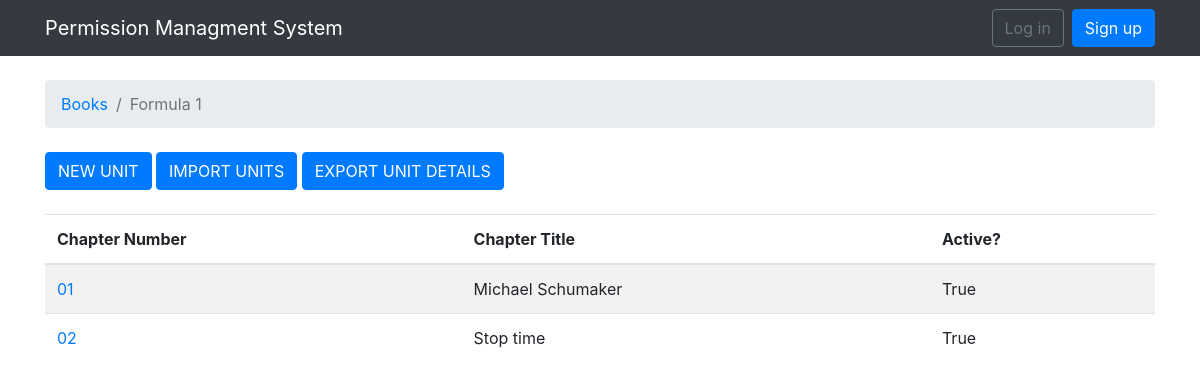
The page /books/18/ on the database as committed earlier.
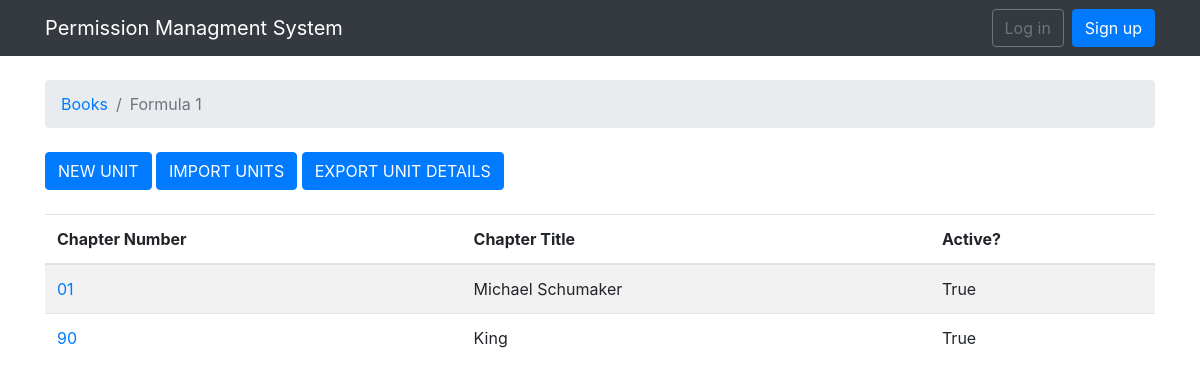
The same page on the database as committed later.
### permissions/models.py (models this page shows, shortened)
class Unit(models.Model):
    book = models.ForeignKey(Book, null=True, related_name='units', on_delete=models.CASCADE)
    chapter_number = models.CharField(max_length=30)
    chapter_title = models.CharField(max_length=100)
    active = models.BooleanField()

### permissions/views.py (the view)
# urls.py: url(r'^books/(?P<pk>\d+)/$', views.UnitsListView.as_view(), name='book_units'),
class UnitsListView(ListView):
    model = Unit
    context_object_name = 'units'
    paginate_by = 4
    template_name = 'units.html'
    def get_context_data(self, **kwargs):
        kwargs['book'] = self.book
        return super().get_context_data(**kwargs)
    def get_queryset(self):
        self.book = get_object_or_404(Book, pk=self.kwargs.get('pk'))
        queryset = self.book.units.order_by('chapter_number')
        return queryset

### templates/units.html (shortened to what this page needs)
{% extends 'base.html' %}
{% block breadcrumb %}
  <li class="breadcrumb-item"><a href="{% url 'home'%}">Books</a></li>
  <li class="breadcrumb-item active">{{ book.title }}</li>
{% endblock %}
{% block content %}
<div class="mb-4">
    <a href="{% url 'new_unit' book.pk %}" class="btn btn-primary">NEW UNIT</a>
    <a href="{% url 'import_units' book.pk%}" class="btn btn-primary">IMPORT UNITS</a>
    <a href="{% url 'export_units' book.pk %}" class="btn btn-primary">EXPORT UNIT DETAILS</a>
</div>
<table class="table table-striped mb-4">
  <thead class="thead-inverse">
    <tr>
      <th>Chapter Number</th>
      <th>Chapter Title</th>
      <th>Active?</th>
    </tr>
  </thead>
  <tbody>
    {% for unit in units %}
      <tr>
        <td><a href="{% url 'unit_elements' book.pk unit.pk%}">{{ unit.chapter_number }}</a></td>
        <td>{{ unit.chapter_title }}</td>
        <td>{{ unit.active }}</td>
      </tr>
    {% endfor %}
  </tbody>
</table>
{% endblock %}

Rows that differ between the two databases and show on the page:
removed Unit: chapter_number "02", chapter_title "Stop time", active "True"
added Unit: chapter_number "90", chapter_title "King", active "True"
